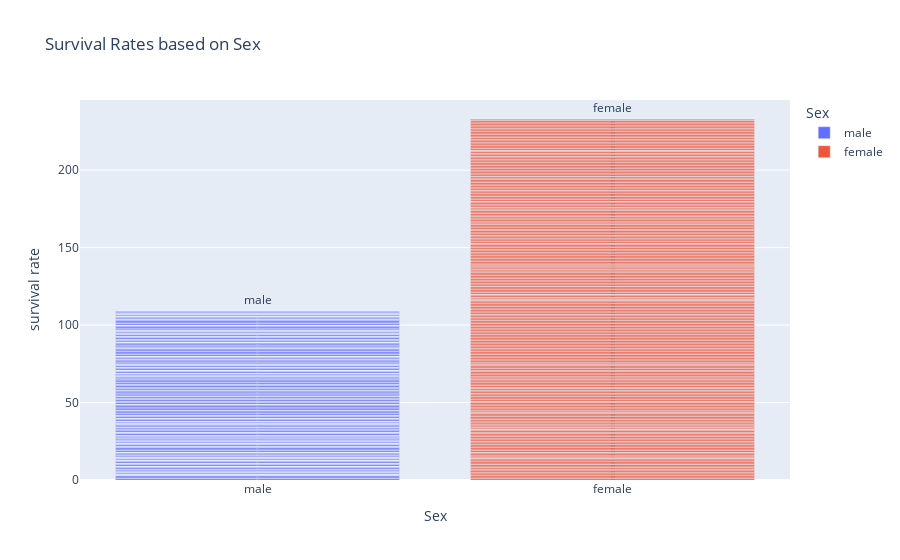

This figure's notebook cell:
### Code cell
import plotly.express as px
px.bar(titanic_data,x='Sex',y='Survived',title="Survival Rates based on Sex",labels={'Survived':"survival rate"},color="Sex",text="Sex")

### Figure 1 — Plotly figure (JSON) as saved in the notebook; plotly's stock layout.template omitted (floating-point values rounded to 4 significant figures; data arrays with more than 128 entries replaced by an {"elided": "..."} marker saying what was removed)
{"data": [{"alignmentgroup": "True", "hovertemplate": "Sex=%{text}<br>survival rate=%{y}<extra></extra>", "legendgroup": "male", "marker": {"color": "#636efa", "pattern": {"shape": ""}}, "name": "male", "offsetgroup": "male", "orientation": "v", "showlegend": true, "text": {"elided": "577 str values"}, "textposition": "auto", "type": "bar", "x": {"elided": "577 str values"}, "xaxis": "x", "y": {"elided": "577 int values"}, "yaxis": "y"}, {"alignmentgroup": "True", "hovertemplate": "Sex=%{text}<br>survival rate=%{y}<extra></extra>", "legendgroup": "female", "marker": {"color": "#EF553B", "pattern": {"shape": ""}}, "name": "female", "offsetgroup": "female", "orientation": "v", "showlegend": true, "text": {"elided": "314 str values"}, "textposition": "auto", "type": "bar", "x": {"elided": "314 str values"}, "xaxis": "x", "y": {"elided": "314 int values"}, "yaxis": "y"}], "layout": {"barmode": "relative", "legend": {"title": {"text": "Sex"}, "tracegroupgap": 0}, "title": {"text": "Survival Rates based on Sex"}, "xaxis": {"anchor": "y", "categoryarray": ["male", "female"], "categoryorder": "array", "domain": [0, 1], "title": {"text": "Sex"}}, "yaxis": {"anchor": "x", "domain": [0, 1], "title": {"text": "survival rate"}}}}
